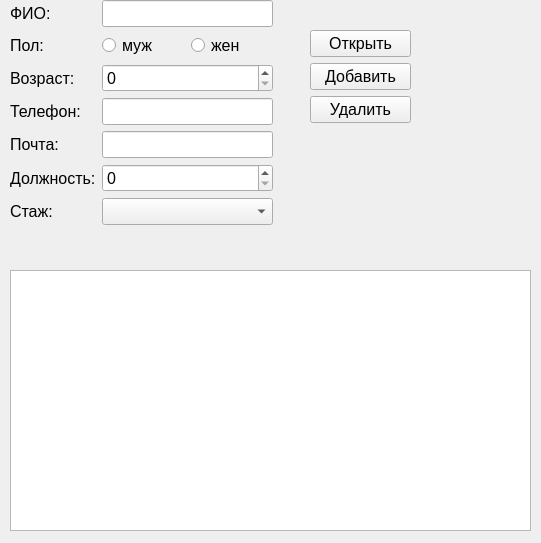
<?xml version="1.0" encoding="UTF-8"?>
<ui version="4.0">
 <class>Form</class>
 <widget class="QWidget" name="Form">
  <property name="geometry">
   <rect>
    <x>0</x>
    <y>0</y>
    <width>541</width>
    <height>543</height>
   </rect>
  </property>
  <property name="font">
   <font>
    <pointsize>12</pointsize>
   </font>
  </property>
  <property name="windowTitle">
   <string>Сотрудники</string>
  </property>
  <widget class="QTableWidget" name="twStaffs">
   <property name="geometry">
    <rect>
     <x>10</x>
     <y>270</y>
     <width>521</width>
     <height>261</height>
    </rect>
   </property>
  </widget>
  <widget class="QWidget" name="layoutWidget">
   <property name="geometry">
    <rect>
     <x>10</x>
     <y>0</y>
     <width>263</width>
     <height>514</height>
    </rect>
   </property>
   <layout class="QFormLayout" name="formLayout">
    <item row="2" column="0">
     <widget class="QLabel" name="label_2">
      <property name="text">
       <string>Пол:</string>
      </property>
     </widget>
    </item>
    <item row="2" column="1">
     <layout class="QHBoxLayout" name="horizontalLayout">
      <item>
       <widget class="QRadioButton" name="rbMle">
        <property name="text">
         <string>муж</string>
        </property>
       </widget>
      </item>
      <item>
       <widget class="QRadioButton" name="rbaFamale">
        <property name="text">
         <string>жен</string>
        </property>
       </widget>
      </item>
     </layout>
    </item>
    <item row="5" column="0">
     <widget class="QLabel" name="label_3">
      <property name="text">
       <string>Возраст:</string>
      </property>
     </widget>
    </item>
    <item row="5" column="1">
     <widget class="QSpinBox" name="spAge"/>
    </item>
    <item row="1" column="1">
     <widget class="QLineEdit" name="leFio"/>
    </item>
    <item row="1" column="0">
     <widget class="QLabel" name="label">
      <property name="text">
       <string>ФИО:</string>
      </property>
     </widget>
    </item>
    <item row="9" column="0">
     <widget class="QLabel" name="label_4">
      <property name="text">
       <string>Телефон:</string>
      </property>
     </widget>
    </item>
    <item row="9" column="1">
     <widget class="QLineEdit" name="lePhone"/>
    </item>
    <item row="10" column="0">
     <widget class="QLabel" name="label_5">
      <property name="text">
       <string>Почта:</string>
      </property>
     </widget>
    </item>
    <item row="10" column="1">
     <widget class="QLineEdit" name="lineEdit_3"/>
    </item>
    <item row="11" column="0">
     <widget class="QLabel" name="label_6">
      <property name="text">
       <string>Должность:</string>
      </property>
     </widget>
    </item>
    <item row="11" column="1">
     <widget class="QSpinBox" name="spAge_2"/>
    </item>
    <item row="12" column="0">
     <widget class="QLabel" name="label_7">
      <property name="text">
       <string>Стаж:</string>
      </property>
     </widget>
    </item>
    <item row="12" column="1">
     <widget class="QComboBox" name="comboBox"/>
    </item>
   </layout>
  </widget>
  <widget class="QWidget" name="layoutWidget">
   <property name="geometry">
    <rect>
     <x>310</x>
     <y>30</y>
     <width>101</width>
     <height>95</height>
    </rect>
   </property>
   <layout class="QVBoxLayout" name="verticalLayout">
    <item>
     <widget class="QPushButton" name="pbOpen">
      <property name="text">
       <string>Открыть</string>
      </property>
     </widget>
    </item>
    <item>
     <widget class="QPushButton" name="pbInsert">
      <property name="text">
       <string>Добавить</string>
      </property>
     </widget>
    </item>
    <item>
     <widget class="QPushButton" name="pushButton_3">
      <property name="text">
       <string>Удалить</string>
      </property>
     </widget>
    </item>
   </layout>
  </widget>
 </widget>
 <resources/>
 <connections/>
</ui>
